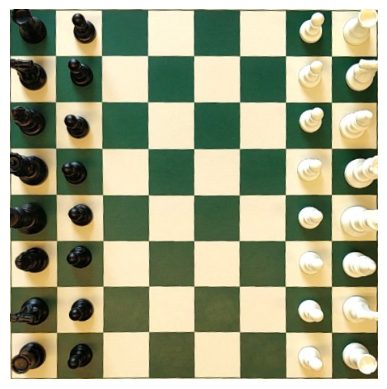
#> input picture notebooks/samples/chessboard.png, 387 x 389 px
$ jupyter execute find_contours.ipynb
#> lines starting #> are read from the running program, lines starting #| are printed output that depends on the picture; after the words box and inside, x2 and y2 are one past the last pixel; in counts of white or black regions, pixels touching at a corner belong together
# Chessboard tile detection using OpenCV Contour Detection

[cell 1]
import cv2
from matplotlib import pyplot as plt
import numpy as np
import math
import os

Read sample image from file and convert to gray scale because for detecting the chessboard tiles we only care about the difference between dark and bright.

[cell 2]
image = cv2.imread('../samples/chessboard.png')
#> image is the input picture: shape (389, 387, 3); mean B, G, R 130.5, 161.2, 157.6
image = cv2.cvtColor(image, cv2.COLOR_BGR2RGB)
gray = cv2.cvtColor(image, cv2.COLOR_RGB2GRAY)
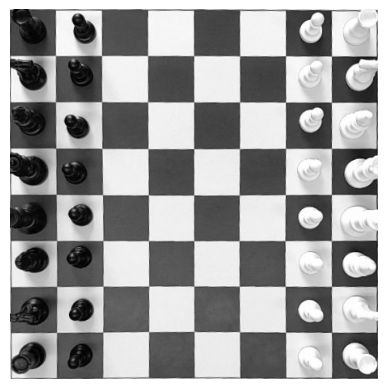
#> gray: shape (389, 387); min 1, max 255, mean 156.6

plt.imshow(gray, cmap='gray')
plt.axis('off')
plt.show()

Use a blur filter to remove some of the contrast and edge details on the chess pieces so that is will not detect too much unnecessary edges in the image.

[cell 3]
blurred = cv2.GaussianBlur(gray, (3, 3), 0)
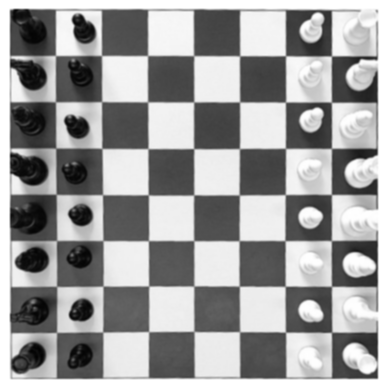
#> blurred: shape (389, 387); min 2, max 255, mean 156.6
plt.imshow(blurred, cmap='gray')
plt.axis('off')
plt.show()

Threshold the image to get a binary image so that edges of the pieces will mostly be removed

[cell 4]
threshold_kernel_size = blurred.shape[0] // 4 * 2 + 1
#> threshold_kernel_size = 195
thresholed = cv2.adaptiveThreshold(
    blurred, 255, cv2.ADAPTIVE_THRESH_MEAN_C, cv2.THRESH_BINARY, threshold_kernel_size, 3
)
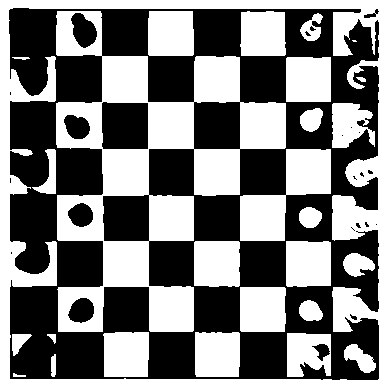
#> thresholed: shape (389, 387); 49% white; 27 white regions (1 under 20 px), largest, box (x1, y1, x2, y2) and area: (56, 11, 286, 332) 25422, (0, 0, 387, 389) 21697, (240, 149, 331, 241) 4125

plt.imshow(thresholed, cmap='gray')
plt.axis('off')
plt.show()

Apply canny edge detection algoritm to extract the contours in the image

[cell 5]
edges = cv2.Canny(thresholed, 50, 200, apertureSize=3)
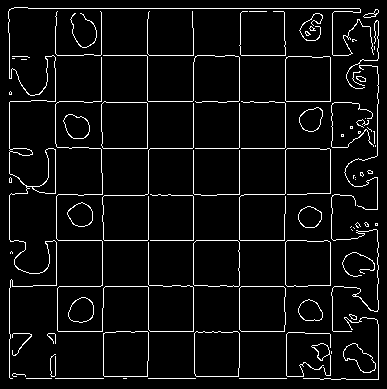
#> edges: shape (389, 387); 5.5% white in thin lines or dots

# kernel = cv2.getStructuringElement(cv2.MORPH_RECT, (5, 5))
# edges = cv2.morphologyEx(edges, cv2.MORPH_CLOSE, kernel)

plt.imshow(edges, cmap='gray')
plt.axis('off')
plt.show()

Use the houghline algoritm to extract lines with given threshold out of the image and draw the lines with minimal length of 1000 so that it will exeed the lenght of the image

[cell 6]
# Detect hough lines in the warped image to draw grid
lines = cv2.HoughLines(edges, 1, np.pi / 180, 125)
#> lines = 19 rows, first 8: [8, 1.57], [239, 0], [193, 0], [9, 0], [240, 1.57], [148, 1.57], [285, 0], [286, 1.57]

# Create black image to draw lines on grayscale 1 channel
line_image = np.ones_like(gray) * 255

# Draw the detected lines on the warped image
if lines is not None:
    for rho, theta in lines[:, 0]:
        a = np.cos(theta)
        b = np.sin(theta)
        x0 = a * rho
        y0 = b * rho
        x1 = int(x0 + 1000 * (-b))
        y1 = int(y0 + 1000 * (a))
        x2 = int(x0 - 1000 * (-b))
        y2 = int(y0 - 1000 * (a))
        cv2.line(line_image, (x1, y1), (x2, y2), (0, 0, 0), 2)
#> this loop made 19 passes
#> (rho, theta, a, b, x0, y0, x1, y1) on passes 1 to 12: (8, 1.57, -4.37e-08, 1, -3.5e-07, 8, -1000, 7), (239, 0, 1, 0, 239, 0, 239, 1000), (193, 0, 1, 0, 193, 0, 193, 1000), (9, 0, 1, 0, 9, 0, 9, 1000), (240, 1.57, -4.37e-08, 1, -1.05e-05, 240, -1000, 239), (148, 1.57, -4.37e-08, 1, -6.47e-06, 148, -1000, 147), (285, 0, 1, 0, 285, 0, 285, 1000), (286, 1.57, -4.37e-08, 1, -1.25e-05, 286, -1000, 285), (55, 1.57, -4.37e-08, 1, -2.4e-06, 55, -1000, 54), (148, 0, 1, 0, 148, 0, 148, 1000), (378, 1.57, -4.37e-08, 1, -1.65e-05, 378, -1000, 377), (101, 1.57, -4.37e-08, 1, -4.41e-06, 101, -1000, 100)
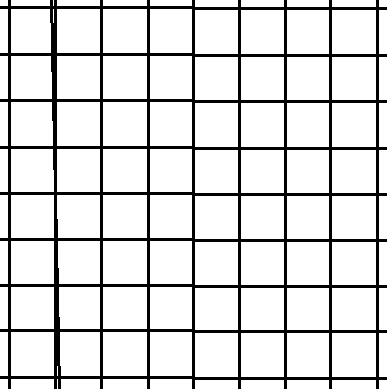
#> line_image: shape (389, 387); 86.1% white; 1 black region, box (x1, y1, x2, y2) and area: (0, 0, 387, 389) 20895

# Draw border around the line image to avoid false positives at the edges
border_size = 1
line_image[:border_size, :] = 0
line_image[-border_size:, :] = 0
line_image[:, :border_size] = 0
line_image[:, -border_size:] = 0
#> line_image: shape (389, 387); 85.2% white; 1 black region, box (x1, y1, x2, y2) and area: (0, 0, 387, 389) 22329

cv2.erode(line_image, np.ones((3, 3), np.uint8), iterations=3, dst=line_image)
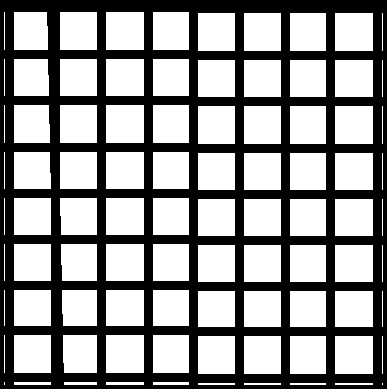
#> line_image: shape (389, 387); 59.1% white; 1 black region, box (x1, y1, x2, y2) and area: (0, 0, 387, 389) 61582
cv2.dilate(line_image, np.ones((3, 3), np.uint8), iterations=4, dst=line_image)
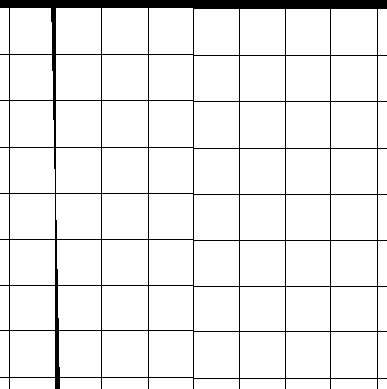
#> line_image: shape (389, 387); 93.1% white; 1 black region


plt.imshow(line_image, cmap='gray')
plt.axis('off')
plt.show()

Use countour detection of opencv to extract the chessboard tile contours from the image after that filter only square like contours

[cell 7]
# Line image is a binary image with grid lines
# Extract all the grid squares from the line image
contours, _ = cv2.findContours(line_image, cv2.RETR_EXTERNAL, cv2.CHAIN_APPROX_SIMPLE)
#> contours = 90 contours; largest, box (x1, y1, x2, y2) and area: (331, 332, 377, 378) 2025, (102, 331, 148, 377) 2025, (331, 102, 377, 148) 2025, (102, 101, 148, 147) 2025, (331, 9, 377, 55) 2025
rectangles = []
for cnt in contours:
    x, y, w, h = cv2.boundingRect(cnt)
    aspect_ratio = w / h
    if 0.8 < aspect_ratio < 1.2 and w > 20 and h > 20:  # Filter for square-like contours

        # Add small margin to the bounding box to avoid cutting off the edges of the cells
        margin = 2  # Adjust this value as needed
        x = max(x - margin, 0)
        y = max(y - margin, 0)
        w = min(w + 2 * margin, line_image.shape[1] - x)
        h = min(h + 2 * margin, line_image.shape[0] - y)
        rectangles.append((x, y, w, h))
#> this loop made 90 passes
#> (cnt, x, y, w, h, aspect_ratio) on passes 1 to 9: ([[378, 379], [378, 388], [386, 388], [386, 379]], 378, 379, 9, 10, 0.9), ([[331, 379], [331, 388], [376, 388], [376, 379]], 331, 379, 46, 10, 4.6), ([[286, 379], [286, 388], [329, 388], [329, 379]], 286, 379, 44, 10, 4.4), ([[240, 379], [240, 388], [284, 388], [284, 379]], 240, 379, 45, 10, 4.5), ([[194, 379], [194, 388], [238, 388], [238, 379]], 194, 379, 45, 10, 4.5), ([[149, 378], [149, 388], [192, 388], [192, 378]], 149, 378, 44, 11, 4), ([[102, 378], [102, 388], [147, 388], [147, 378]], 102, 378, 46, 11, 4.18), ([[60, 378], [60, 388], [100, 388], [100, 378]], 60, 378, 41, 11, 3.73), ([[10, 378], [10, 388], [54, 388], [54, 378]], 10, 378, 45, 11, 4.09)
#> (x, y, w, h, aspect_ratio) on passes 18, 28, 38, 48, 59, 62: (57, 329, 46, 50, 0.913), (56, 284, 47, 48, 0.977), (55, 238, 48, 49, 0.978), (54, 192, 49, 49, 1), (8, 146, 49, 49, 1), (329, 100, 50, 50, 1)


# Sort the rectangles from left to right, top to bottom
rectangles.sort(key=lambda r: (r[1] // 50, r[0] // 50))

print(f'Found {len(rectangles)} rectangles')
#| Found 64 rectangles

# Extract all rectangles from the warped image to two dimensional list of cells
cells = [[] for _ in range(8)]
for (x, y, w, h) in rectangles:
    # Determine the row and column of the cell based on its center position
    col = int((x + w / 2) // w)
    row = int((y + h / 2) // h)
    print(f'Row: {row}, Col: {col}, x: {x}, y: {y}, w: {w}, h: {h}')
    cell = image[y:y+h, x:x+w]
    cells[row].append(cell)
#> this loop made 64 passes
#> (x, y, w, h) on passes 1 to 12: (8, 6, 46, 50), (54, 6, 49, 50), (147, 6, 48, 50), (100, 6, 50, 50), (192, 7, 49, 50), (238, 7, 49, 50), (284, 7, 48, 50), (329, 7, 50, 50), (8, 99, 48, 50), (8, 53, 47, 49), (54, 99, 49, 50), (54, 53, 49, 49)
#| Row: 0, Col: 0, x: 8, y: 6, w: 46, h: 50
#| Row: 0, Col: 1, x: 54, y: 6, w: 49, h: 50
#| Row: 0, Col: 3, x: 147, y: 6, w: 48, h: 50
#| Row: 0, Col: 2, x: 100, y: 6, w: 50, h: 50
#| Row: 0, Col: 4, x: 192, y: 7, w: 49, h: 50
#| Row: 0, Col: 5, x: 238, y: 7, w: 49, h: 50
#| Row: 0, Col: 6, x: 284, y: 7, w: 48, h: 50
#| Row: 0, Col: 7, x: 329, y: 7, w: 50, h: 50
#> (further printed lines are left out)
#> pass 1, `cell = image[y:y+h, x:x+w]`:
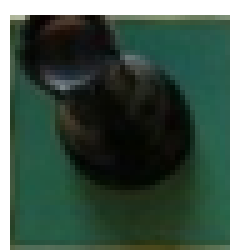
#> cell: shape (50, 46, 3) (shown 5 times larger); mean R, G, B 56.1, 78.4, 65.4

First topleft squeare should have the black rook

[cell 8]
print(f'Extracted {sum(len(row) for row in cells)} cells')
#| Extracted 64 cells
plt.imshow(cells[0][0])
plt.axis('off')
plt.show()

Write the squares to disk so it can be used for chesspiece detection

[cell 9]
# Remove the old images in the out directory
out_dir = 'out'
if os.path.exists(out_dir):
    for file in os.listdir(out_dir):
        os.remove(os.path.join(out_dir, file))
else:
    os.makedirs(out_dir)

print(cells[0][0].shape)
#| (50, 46, 3)

# Write each cell to a separate image file in chess notation order (a1, a2, ..., h8)
for row in range(8):
    for col in range(8):
        cell = cells[row][col]
        # Chess notation: a1 is bottom-left, h8 is top-right
        chess_notation = f"{chr(ord('a') + col)}{8 - row}"
        out_path = os.path.join(out_dir, f"{chess_notation}.png")
        cv2.imwrite(out_path, cv2.cvtColor(cell, cv2.COLOR_RGB2BGR))
#> this loop made 8 passes
#> pass 1, `cv2.imwrite(out_path, cv2.cvtColor(cell, cv2.COLOR_RGB2BGR))`:
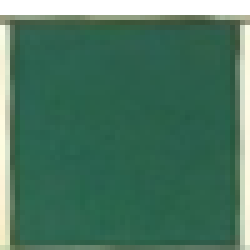
#> saved as d8.png: shape (50, 50, 3) (shown 5 times larger); mean B, G, R 97.5, 118.1, 74.3
#> after the loop:
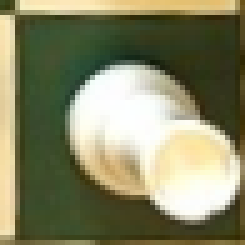
#> cell: shape (50, 50, 3) (shown 5 times larger); mean R, G, B 137.8, 137.9, 106.7
